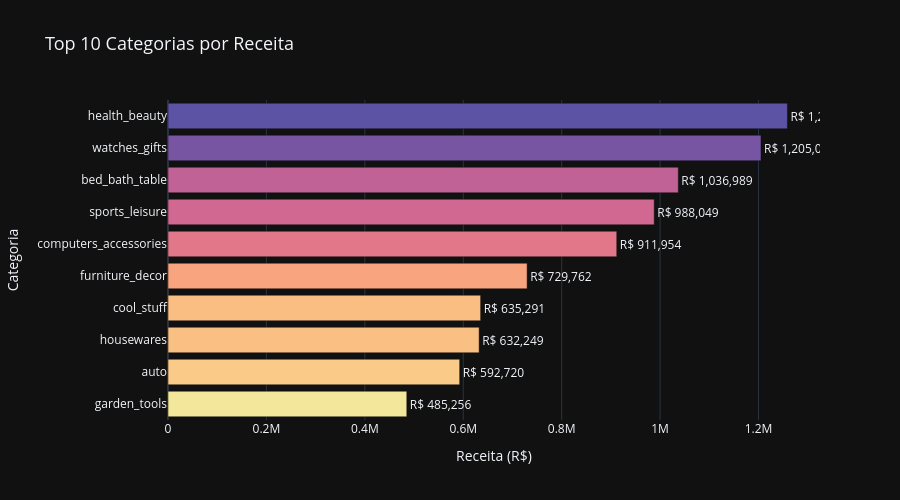

The notebook cell this image was saved under:
### Markdown cell above
### 6.3 Top 10 Categorias por Receita
**Pergunta:** Quais categorias mais geram receita?

### Code cell
top_categories = category_revenue.head(10).sort_values("revenue")

fig = go.Figure()

fig.add_trace(
    go.Bar(
        y=top_categories["product_category_name_english"],
        x=top_categories["revenue"],
        orientation="h",
        marker=dict(
            color=top_categories["revenue"],
            colorscale="Sunset",
        ),
        text=top_categories["revenue"].apply(lambda x: f"R$ {x:,.0f}"),
        textposition="outside",
    )
)

fig.update_layout(
    title="Top 10 Categorias por Receita",
    xaxis_title="Receita (R$)",
    yaxis_title="Categoria",
    template=PLOTLY_TEMPLATE,
    height=500,
    title_font_size=18,
)

fig.show()

### Figure 1 — Plotly figure (JSON) as saved in the notebook; plotly's stock layout.template omitted (floating-point values rounded to 4 significant figures)
{"data": [{"marker": {"color": [485300.0, 592700.0, 632200.0, 635300.0, 729800.0, 912000.0, 988000.0, 1037000.0, 1205000.0, 1259000.0], "colorscale": [[0, "rgb(243, 231, 155)"], [0.1667, "rgb(250, 196, 132)"], [0.3333, "rgb(248, 160, 126)"], [0.5, "rgb(235, 127, 134)"], [0.6667, "rgb(206, 102, 147)"], [0.8333, "rgb(160, 89, 160)"], [1, "rgb(92, 83, 165)"]]}, "orientation": "h", "text": ["R$ 485,256", "R$ 592,720", "R$ 632,249", "R$ 635,291", "R$ 729,762", "R$ 911,954", "R$ 988,049", "R$ 1,036,989", "R$ 1,205,006", "R$ 1,258,681"], "textposition": "outside", "type": "bar", "x": [485300.0, 592700.0, 632200.0, 635300.0, 729800.0, 912000.0, 988000.0, 1037000.0, 1205000.0, 1259000.0], "y": ["garden_tools", "auto", "housewares", "cool_stuff", "furniture_decor", "computers_accessories", "sports_leisure", "bed_bath_table", "watches_gifts", "health_beauty"]}], "layout": {"height": 500, "title": {"font": {"size": 18}, "text": "Top 10 Categorias por Receita"}, "xaxis": {"title": {"text": "Receita (R$)"}}, "yaxis": {"title": {"text": "Categoria"}}}}
